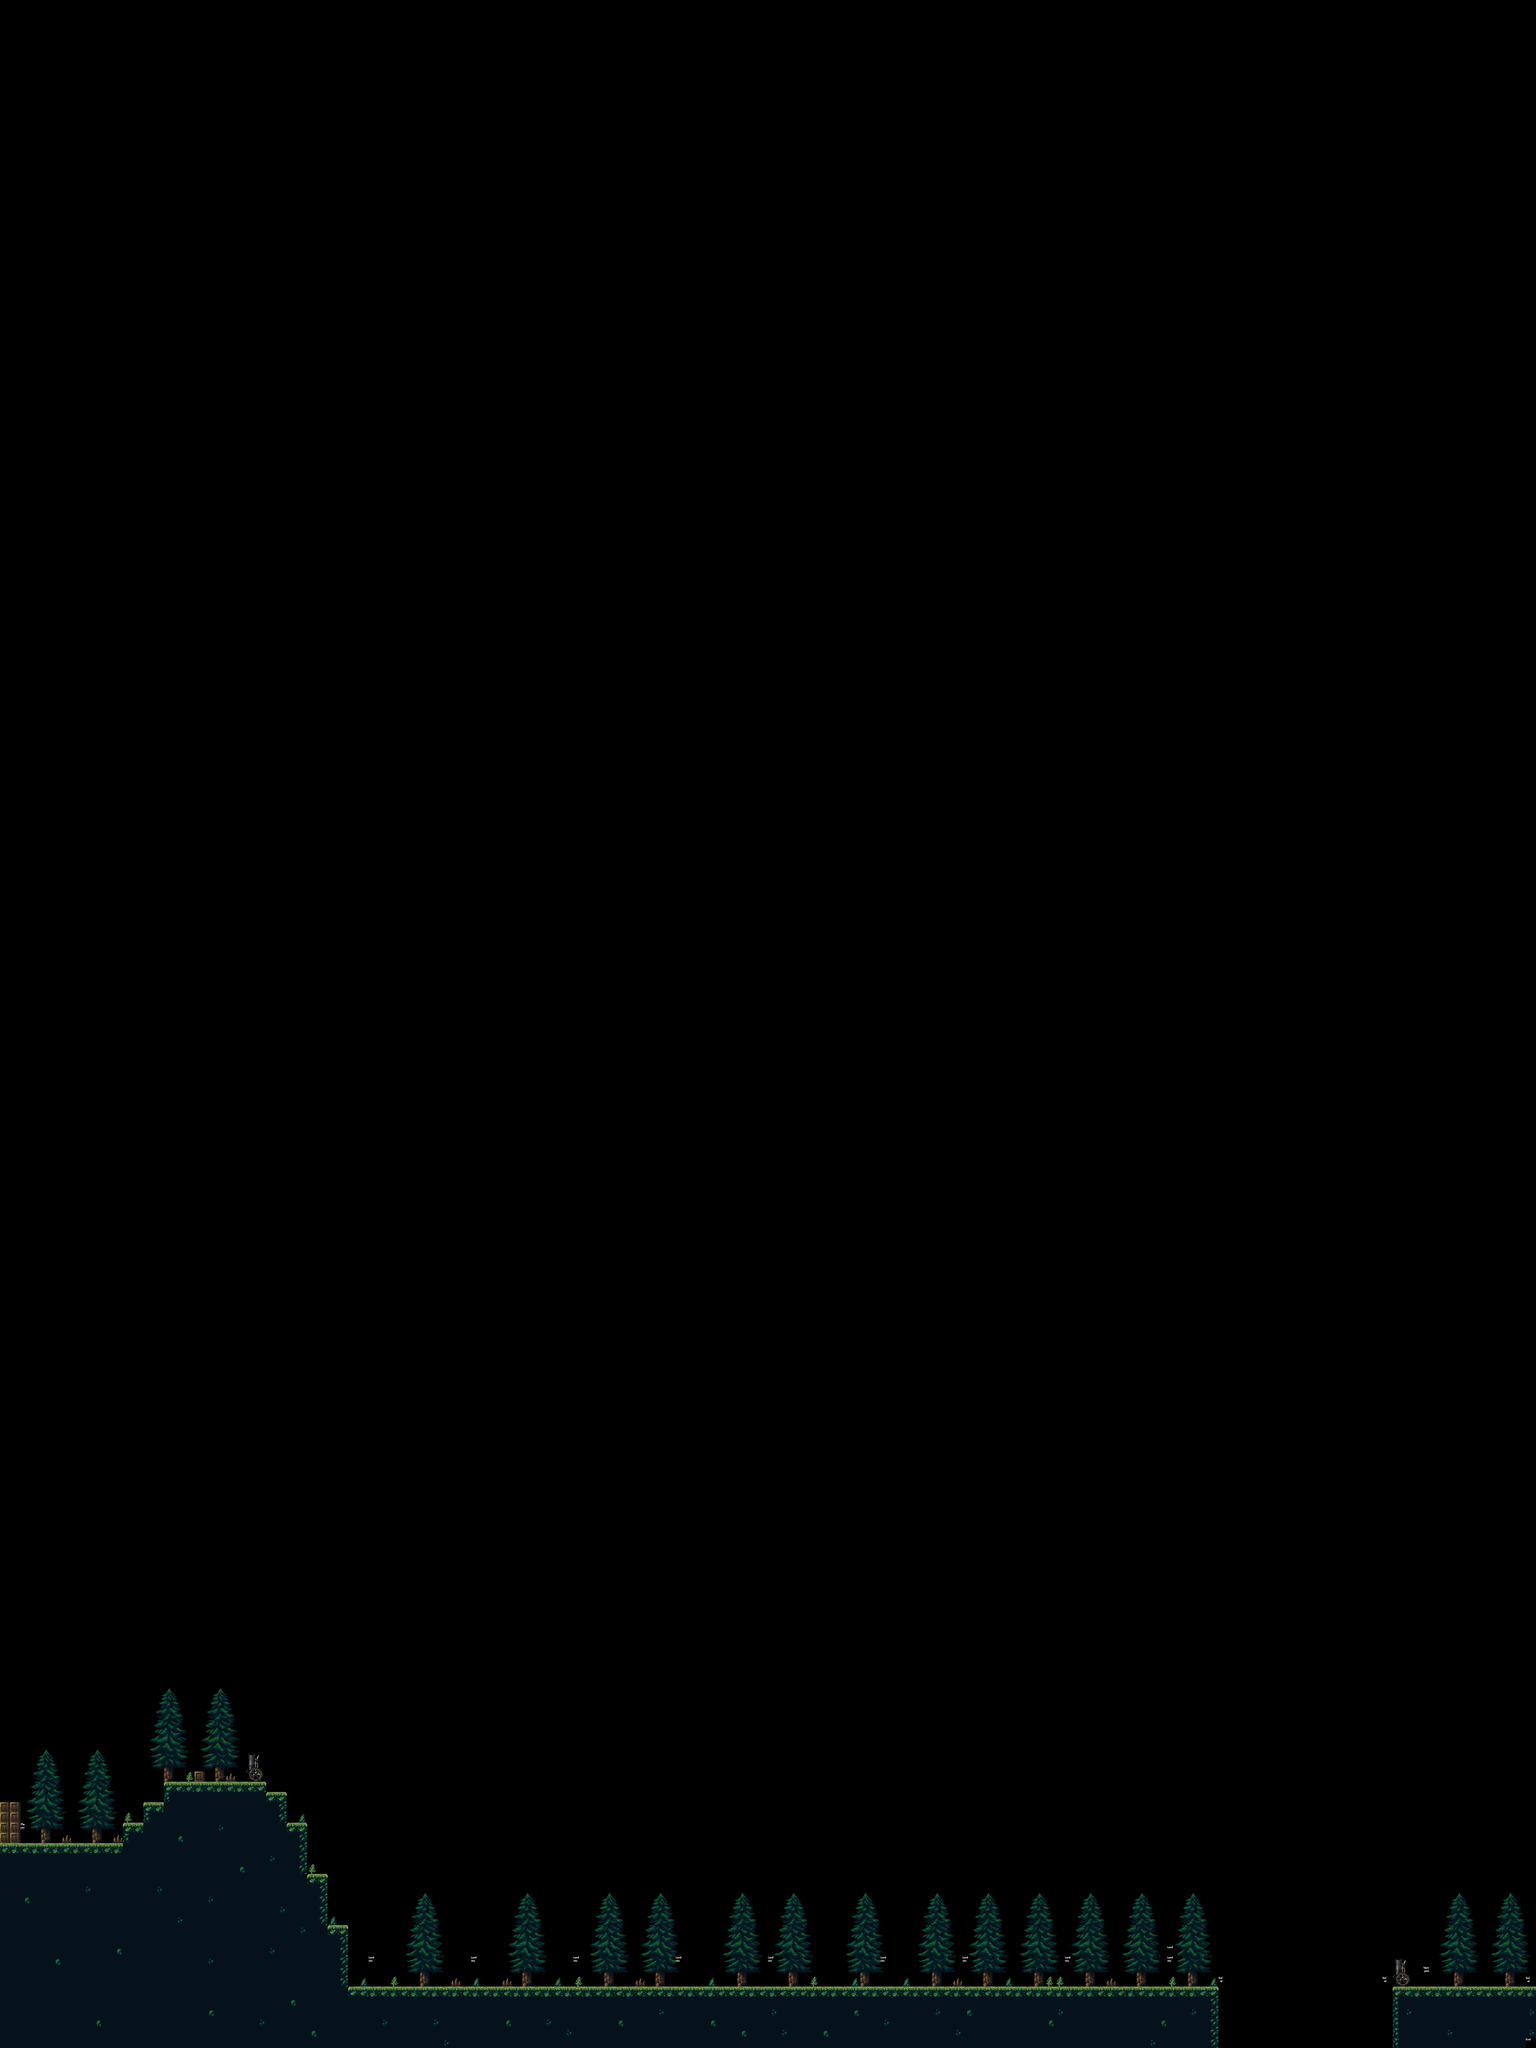

Rendered tile map (Tiled .tmx) drawn with the repository's tilesets; below, a short description and the map source with its tile grids summarised:
An orthogonal 150x200 tile map with 32x32 px tiles, 1 tile layer (Слой тайлов 1), 5 tilesets.

<map version="1.8" tiledversion="1.8.2" orientation="orthogonal" renderorder="right-down" width="150" height="200" tilewidth="32" tileheight="32" infinite="0" nextlayerid="2" nextobjectid="1">
 <tileset firstgid="1" source="1.tsx" />
 <tileset firstgid="129" source="2.tsx" />
 <tileset firstgid="289" source="3.tsx" />
 <tileset firstgid="307" source="4.tsx" />
 <tileset firstgid="313" source="5.tsx" />
 <layer id="1" name="Слой тайлов 1" width="150" height="200">
  <data>[30000 cells, 2325 non-empty, 75 distinct tile ids]</data>
 </layer>
</map>
